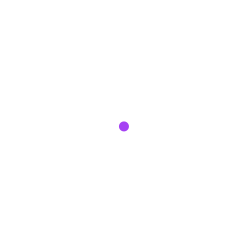
Frame 1 (no input)
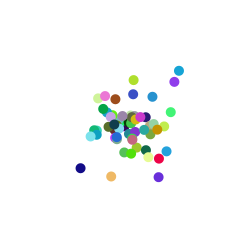
Frame 60 (the mouse pressed at the canvas centre just before this capture)
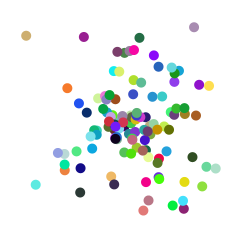
Frame 120 (the mouse held since frame 60 and released just before this capture)

The Processing sketch that drew these frames (run headless with seeded random() and noise(); from frame 60 on, the mouse is pressed at the canvas centre):

// Processing sketch: processing_54913
// ── processing_54913.pde

float a = 1;

void setup(){
  size (250,250);
  noStroke();
  smooth();
  background(255);
}

void draw(){
  frameRate(5);
  translate((width/2),height/2); // centers in window
  fill(random(256), random (256), random (256)); //randomizes colour
  a += 1;
  if(a > 250) {  //"a" cannot exceed the size of the window
    a=random(250);
  }
  ellipse(random(-a,a), random(-a,a),10, 10); //randomizes ellipse location
  
}
